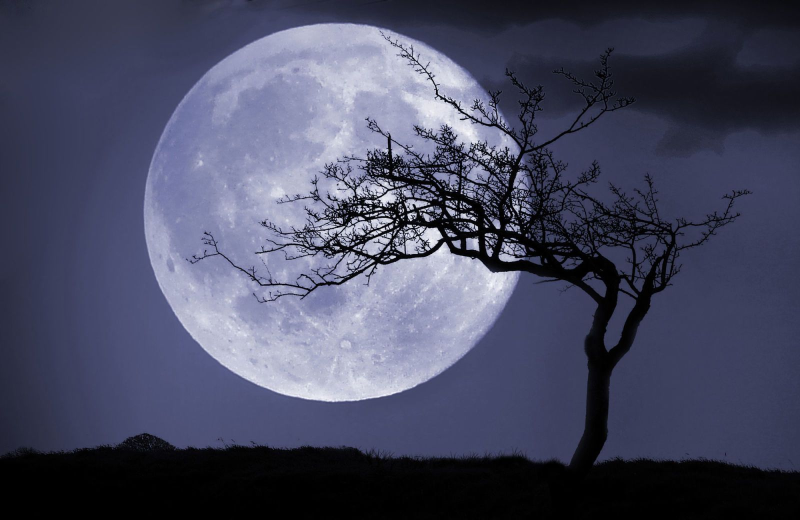
#> input picture day28/image.jpg, 1600 x 1040 px, given in place of the camera (shown at 1/2 size)
$ python main.py
#> lines starting #> are read from the running program, lines starting #| are printed output that depends on the picture
import cv2
import time
from emailing import send_email

video = cv2.VideoCapture(0)
time.sleep(1)
first_frame = None
status_list =[]

while True:
    status = 0
    check, frame = video.read()
#> frame is the input picture: shape (1040, 1600, 3); mean B, G, R 97.6, 74.5, 71.9
    gray_frame = cv2.cvtColor(frame, cv2.COLOR_BGR2GRAY)
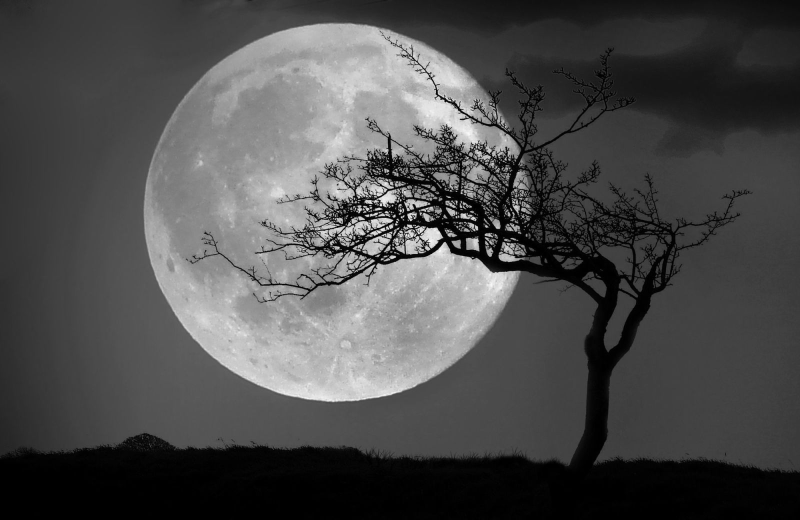
#> gray_frame: shape (1040, 1600) (shown at 1/2 size); min 0, max 254, mean 76.4
    gray_frame_gau = cv2.GaussianBlur(gray_frame, (21, 21), 0)
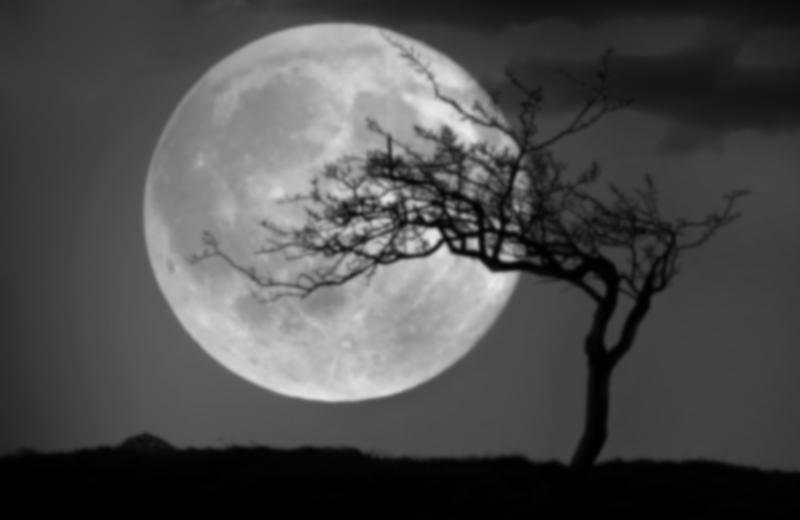
#> gray_frame_gau: shape (1040, 1600) (shown at 1/2 size); min 0, max 237, mean 76.4

    if first_frame is None:
        first_frame = gray_frame_gau

    delta_frame = cv2.absdiff(first_frame, gray_frame_gau)
#> delta_frame: shape (1040, 1600); every value is 0
    thresh_frame = cv2.threshold(delta_frame, 30, 255, cv2.THRESH_BINARY)[1]
    dil_frame = cv2.dilate(thresh_frame, None, iterations=2)
    cv2.imshow("My video", dil_frame)

    contours, check = cv2.findContours(dil_frame, cv2.RETR_EXTERNAL, cv2.CHAIN_APPROX_SIMPLE)
#> contours = []; check = None
    for contour in contours:
        if cv2.contourArea(contour) < 3000:
            continue
        x, y, w, h = cv2.boundingRect(contour)
        rectangle = cv2.rectangle(frame, (x, y), (x+w, y+h), (0, 255, 0), 3)
        if rectangle.any():
            status = 1
#> this loop made 0 passes

    status_list.append(status)
    status_list = status_list[-2:]

    if status_list[0] == 1 and status_list[1] == 0:
        send_email()

    cv2.imshow("Video", frame)
    key = cv2.waitKey(1)
#> (key q is pressed here)

    if key == ord("q"):
        break
video.release()
